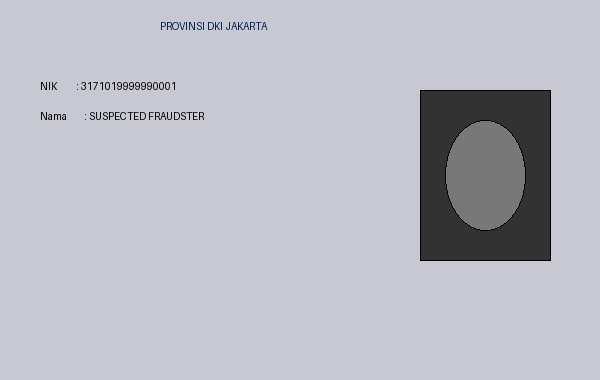
#> input picture tests/samples/sample_fraud_ktp.jpg, 600 x 380 px
$ python -i biometrics.py   (imports and definitions only)
#> lines starting #> are read from the running program, lines starting #| are printed output that depends on the picture
"""Fast CPU Biometrics using RetinaFace and AdaFace ONNX embeddings."""

import hashlib
import logging
import os
from pathlib import Path
from typing import Any, Dict, List, Optional, Tuple
import cv2
import numpy as np
from PIL import Image

logger = logging.getLogger("kyc_agent.biometrics")

_DETECTOR = None
_RECOGNIZER = None
_CV_INITIALIZED = False


# [34 lines left out: functions _init_models, _generate_deterministic_embedding, not called in this run]


def crop_face_fallback(image_path: str, output_path: str) -> bool:
    """Heuristic center/face crop using PIL if detector is unavailable."""
#> called with image_path = '../tests/samples/sample_fraud_ktp.jpg', output_path = 'out.png'
    try:
        os.makedirs(os.path.dirname(output_path), exist_ok=True)
        with Image.open(image_path) as img:
#> img is the input picture: PIL image 600x380 RGB; mean R, G, B 186.4, 186.4, 195.5
            img = img.convert("RGB")
            w, h = img.size
#> w = 600; h = 380
            # Standard Indonesian KTP photo is positioned on the right-hand third
            # For general fallback, crop the right-hand portrait area
            left = int(w * 0.60)
#> left = 360
            top = int(h * 0.15)
#> top = 57
            right = int(w * 0.95)
#> right = 570
            bottom = int(h * 0.85)
#> bottom = 323

            if right <= left or bottom <= top:
                left, top, right, bottom = int(w * 0.2), int(h * 0.2), int(w * 0.8), int(h * 0.8)

            cropped = img.crop((left, top, right, bottom))
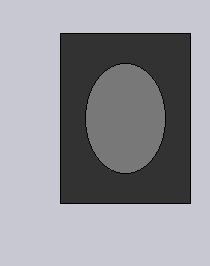
#> cropped: PIL image 210x266 RGB; mean R, G, B 147.6, 147.6, 153.6
            cropped = cropped.resize((112, 112), Image.Resampling.LANCZOS)
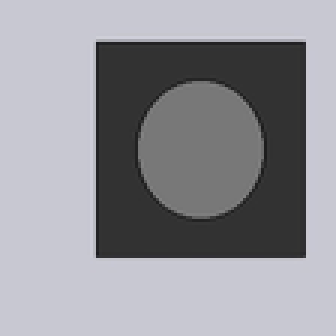
#> cropped: PIL image 112x112 RGB (shown 3 times larger); mean R, G, B 147.6, 147.6, 153.6
            cropped.save(output_path, "JPEG", quality=95)
            return True
    except Exception as e:
        logger.error(f"Fallback crop failed for {image_path}: {e}")
        return False


# [126 lines left out: functions detect_and_crop_face, extract_face_embedding, compute_cosine_similarity, evaluate_biometrics, not called in this run]

>>> result = crop_face_fallback('../tests/samples/sample_fraud_ktp.jpg', 'out.png')
